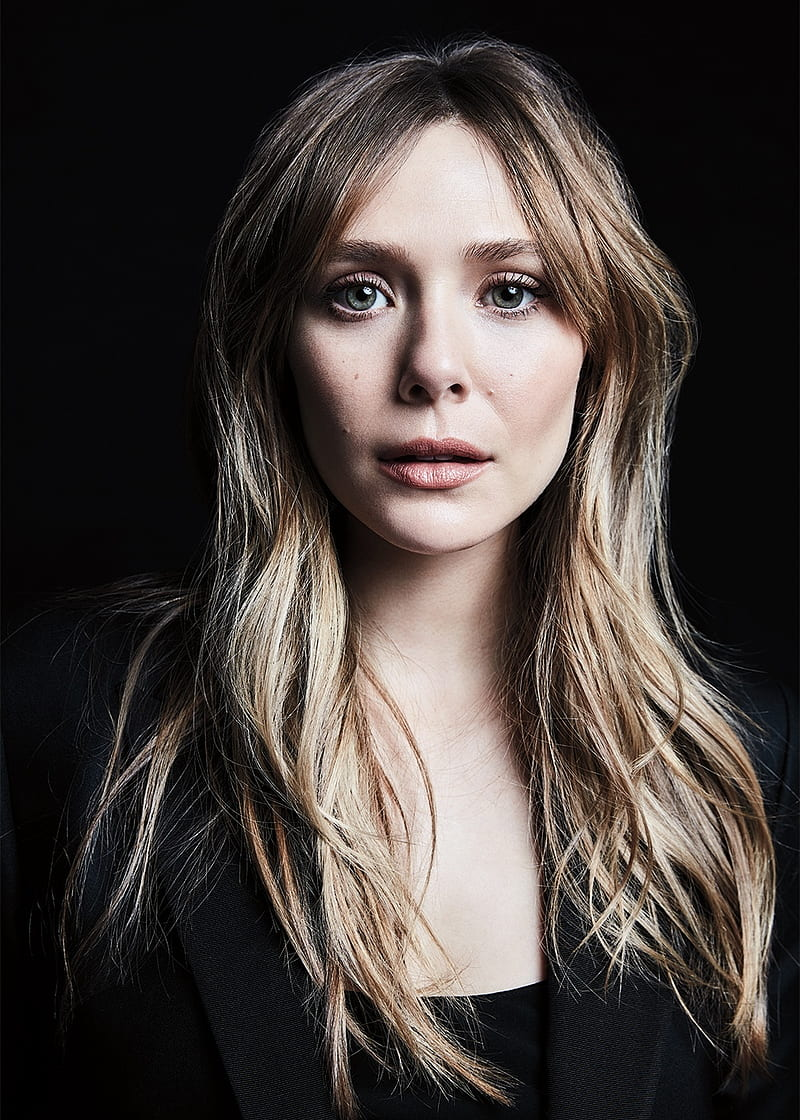
#> input picture olsen/olsen01.jpg, 800 x 1120 px; its folder holds only this picture in this run
$ jupyter execute --allow-errors faces.ipynb
#> lines starting #> are read from the running program, lines starting #| are printed output that depends on the picture
### aligner.py
import numpy as np
import cv2


class Aligner:
    # [15 lines left out: function __init__, not called in this run]

    def findFaces(self, image):
        return self.face_cascade.detectMultiScale(
            image, self.eye_scale_factor, self.face_min_neighbors, minSize=[30, 30])

    # [4 lines left out: function cutFaces, not called in this run]

    def findEyes(self, image):
        return self.eye_cascade.detectMultiScale(image, scaleFactor=self.eye_scale_factor, minNeighbors=self.eye_min_neighbors, minSize=[30, 30])

    # [114 lines left out: functions alignFace, alignObjectToFace, not called in this run]

### faces.ipynb
# Imports

[cell 1]
import itertools
import matplotlib.pyplot as plt
import numpy as np
import numpy.random as rd
import cv2
import os
from importlib import reload
from glob import glob
import aligner as temp_a
from aligner import Aligner
reload(temp_a)


# [32 lines left out: function plot_confusion_matrix, not called in this run]
    #return fig

# Normalize Input Images:

[cell 2]
# [7 lines left out: function normalize, not called in this run]


def normalize_directory(directory, eye_scale_factor=1.2, eye_min_neighbors=3, eye_min_size=[30, 30], face_min_size=[40, 40], write_to_file=False):
#> called with directory = 'olsen/*.jpg', eye_scale_factor = 1.31, eye_min_neighbors = 6, write_to_file = False
    i = 0
    for file in glob(directory):
        i += 1
        image = cv2.imread(file)
#> image is the input picture: shape (1120, 800, 3); mean B, G, R 58.9, 62.4, 70
        fig, (ax1, ax2) = plt.subplots(1, 2)
        fig.suptitle(os.path.basename(file), fontsize=16)
        ax1.imshow(cv2.cvtColor(image, cv2.COLOR_BGR2RGB))
        aligner = Aligner(eye_scale_factor=eye_scale_factor,
                          eye_min_neighbors=eye_min_neighbors, eye_min_size=eye_min_size, face_min_size=face_min_size)
        image = aligner.alignFace(cv2.cvtColor(
            image, cv2.COLOR_BGR2GRAY))
#> in cutFaces, `faces = self.face_cascade.detectMultiScale( image, self.eye_scale_fact..`: faces = [[245, 136, 386, 386]]
#> in cutFaces, `faces = self.face_cascade.detectMultiScale( image, self.eye_scale_fact..`:
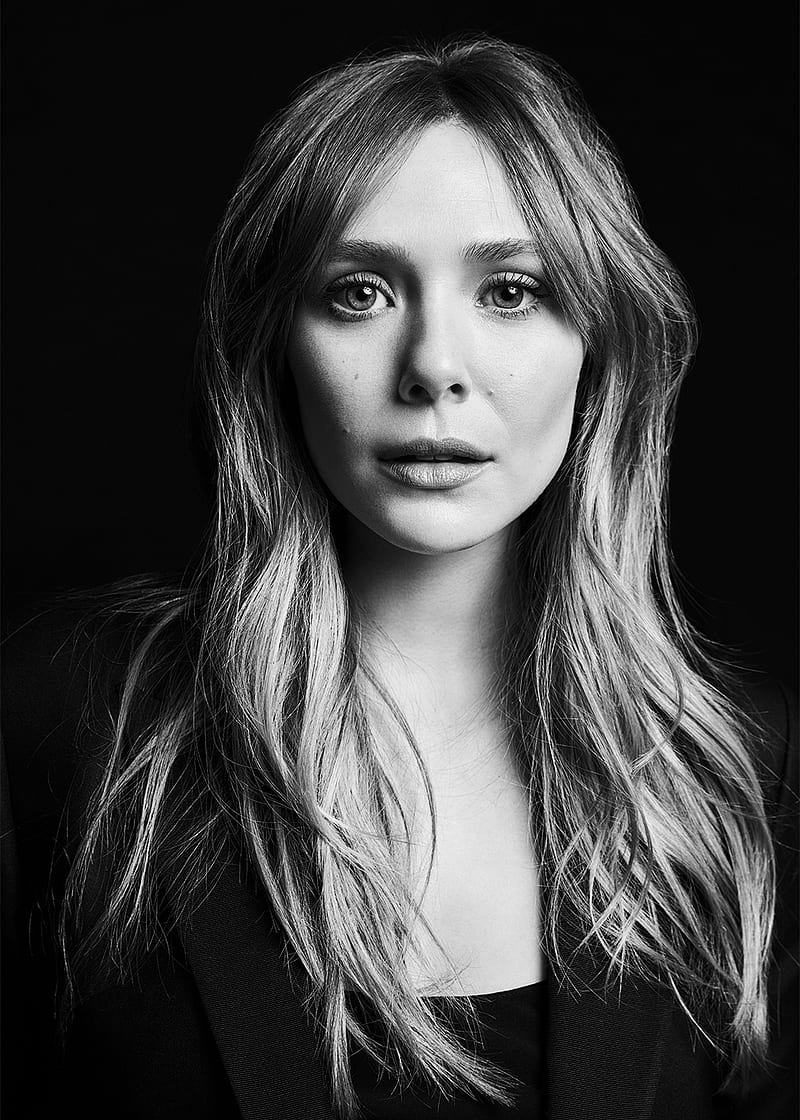
#> image: shape (1120, 800); min 0, max 255, mean 64.3
#> in alignFace, `faces = self.cutFaces(image)`: faces = 1 item
#> in alignFace, `face, x, y = faces[0]`:
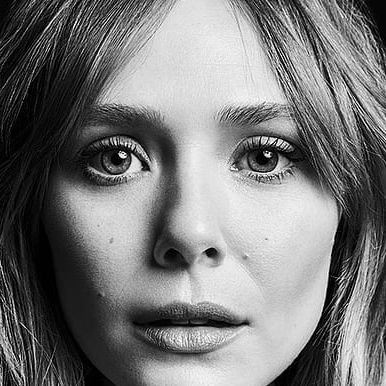
#> face: shape (386, 386); min 0, max 255, mean 120.7
#> in alignFace, `face, x, y = faces[0]`: x = 245; y = 136
#> in alignFace, `eyes = self.findEyes(face)`: eyes = [[81, 121, 76, 76], [221, 123, 77, 77]]
#> in alignFace, `x1, y1, w1, h1 = eyes[0]`: x1 = 81; y1 = 121; w1 = 76
#> in alignFace, `x1 += x`: x1 = 326
#> in alignFace, `y1 += y`: y1 = 257
#> in alignFace, `x2, y2, w2, h2 = eyes[1]`: x2 = 221; y2 = 123; w2 = 77
#> in alignFace, `x2 += x`: x2 = 466
#> in alignFace, `y2 += y`: y2 = 259
#> in alignFace, `left_eye = (x1 + (w1 / 2), y1 + (h1 / 2))`: left_eye = (364, 295)
#> in alignFace, `right_eye = (x2 + (w2 / 2), y2 + (h2 / 2))`: right_eye = (504.5, 297.5)
#> in alignFace, `dY = right_eye[1] - left_eye[1]`: dY = 2.5
#> in alignFace, `dX = right_eye[0] - left_eye[0]`: dX = 140.5
#> in alignFace, `angle = np.degrees(np.arctan2(dY, dX))`: angle = 1.02
#> in alignFace, `actual_distance = np.sqrt((dX ** 2) + (dY ** 2))`: actual_distance = 140.5
#> in alignFace, `scale_factor = desired_distance / actual_distance`: scale_factor = 0.107
#> in alignFace, `eyes_center = ((left_eye[0] + right_eye[0]) // 2, (left_eye[1] + right..`: eyes_center = (434, 296)
#> in alignFace, `M = cv2.getRotationMatrix2D( eyes_center, angle, scale_factor)`: M = [[0.107, 0.0019, 387.1], [-0.0019, 0.107, 265.2]]
#> in alignFace, `output = cv2.warpAffine(image, M, (w, h), flags=cv2.INTER_CUBIC)`:
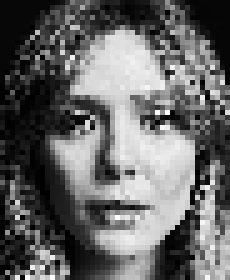
#> output: shape (56, 46) (shown 5 times larger); min 0, max 255, mean 102.3
        if image is not None:
            ax2.imshow(image, cmap='gray')
            new_file_name = os.path.join('dataset', os.path.basename(file))
            if write_to_file:
                cv2.imwrite(new_file_name, image)


# [13 lines left out: function detect_faces_and_eyes, not called in this run]


normalize_directory('olsen/*.jpg', 1.31, 6)
#normalize_directory('cumberbatch/*', 1.1, 6, [40, 40])
#normalize_directory('cillian/*', 1.1, 6, [80, 80])
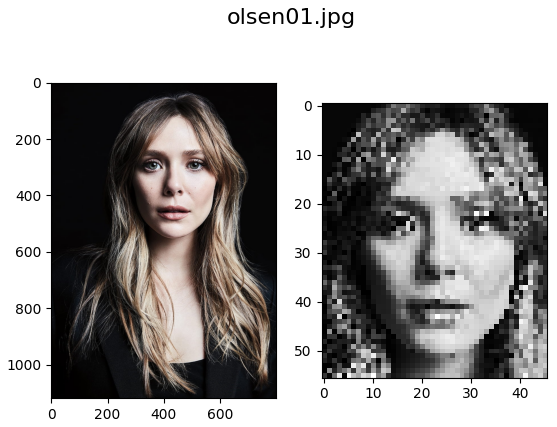
#> figure drawn by matplotlib, 2 panels

# Load the Dataset

[cell 3]
x1 = []
y1 = []

files = glob('dataset/*')
for file in files:
    image = cv2.imread(file)  # Load image
    image = cv2.cvtColor(image, cv2.COLOR_BGR2GRAY)  # Gray scale
    x1.append(np.array(image))
    y1.append(''.join([i for i in os.path.splitext(os.path.basename(file))[0] if not i.isdigit()]))

x1 = np.array(x1)
y1 = np.array(y1)
#> (the rest of this cell did not finish here and is left out)

# Analyze and Prepare the Dataset:

[cell 4]
def count_frequency(my_list):
    """
    Returns a dictionary containing each different
    element as key, and their frequency as value.
    """
    freq = {}
    for item in my_list:
        if (item in freq):
            freq[item] += 1
        else:
            freq[item] = 1
    return freq

# Plot class distribution
plt.figure()
freq = count_frequency(y1)
plt.bar(freq.keys(), freq.values())
plt.title("Class distribution")

# Shuffle train data (for better training results)
idx = rd.permutation(x1.shape[0])
x1 = x1[idx]
y1 = y1[idx]

print(x1.shape)
#> (the rest of this cell did not finish here and is left out)

$ run again, on olsen/olsen05.jpg
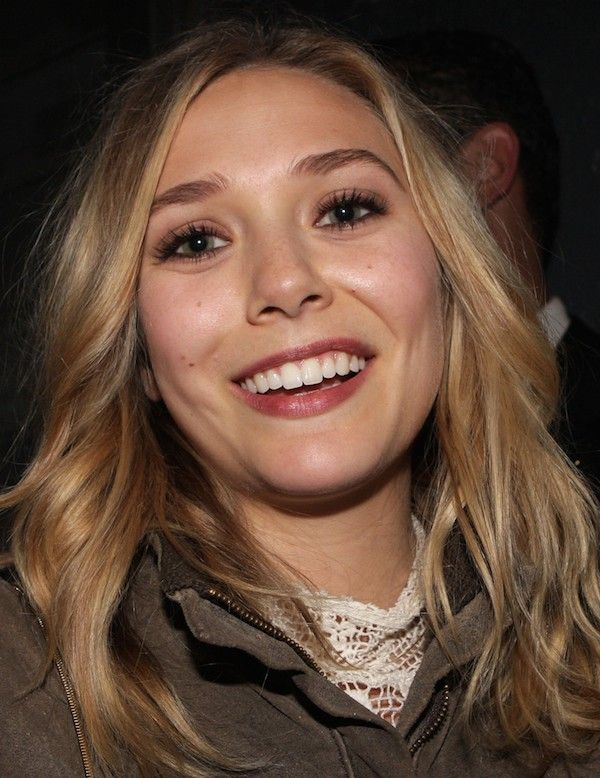
#> input picture olsen/olsen05.jpg, 600 x 778 px
#> in normalize_directory, image is the input picture: shape (778, 600, 3); mean B, G, R 56.5, 72.2, 97.4
#> in cutFaces, `faces = self.face_cascade.detectMultiScale( image, self.eye_scale_fact..`: faces = [[80, 66, 401, 401]]
#> image: shape (778, 600)
#> in alignFace, `faces = self.cutFaces(image)`: faces = 1 item
#> in alignFace, `face, x, y = faces[0]`:
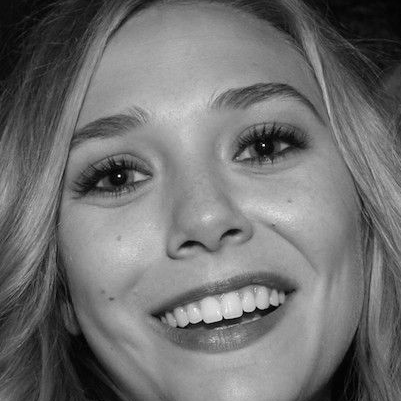
#> face: shape (401, 401); min 0, max 252, mean 112.5
#> x = 80; y = 66
#> eyes = [[215, 98, 93, 93], [67, 129, 90, 90]]
#> in alignFace, `x1, y1, w1, h1 = eyes[0]`: x1 = 215; y1 = 98; w1 = 93
#> in alignFace, `x1 += x`: x1 = 295
#> in alignFace, `y1 += y`: y1 = 164
#> in alignFace, `x2, y2, w2, h2 = eyes[1]`: x2 = 67; y2 = 129; w2 = 90
#> in alignFace, `x2 += x`: x2 = 147
#> in alignFace, `y2 += y`: y2 = 195
#> in alignFace, `left_eye = (x1 + (w1 / 2), y1 + (h1 / 2))`: left_eye = (341.5, 210.5)
#> in alignFace, `right_eye = (x2 + (w2 / 2), y2 + (h2 / 2))`: right_eye = (192, 240)
#> in alignFace, `left_eye, right_eye = right_eye, left_eye`: right_eye = (341.5, 210.5)
#> dY = -29.5
#> dX = 149.5
#> angle = -11.16
#> actual_distance = 152.4
#> scale_factor = 0.0984
#> eyes_center = (266, 225)
#> M = [[0.0966, -0.0191, 244.6], [0.0191, 0.0966, 198.2]]
#> `[cell 2] def normalize(file, eye_scale_factor=1.2, eye_min_neighbors=3..`:
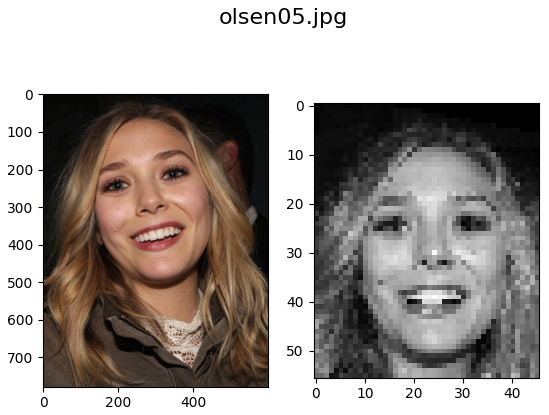
#> figure drawn by matplotlib, 2 panels

$ run again, on olsen/olsen06.jpg
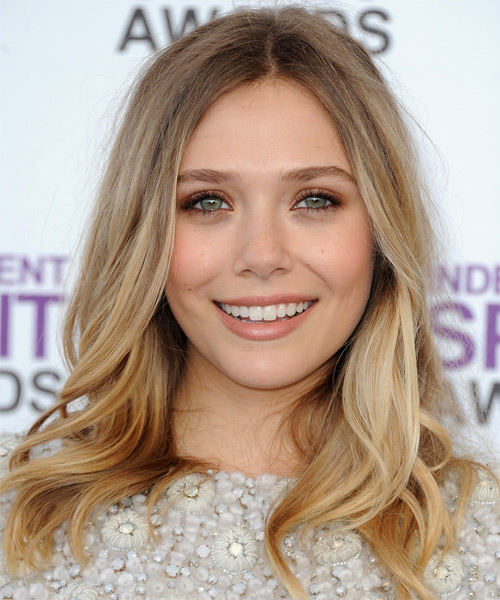
#> input picture olsen/olsen06.jpg, 500 x 600 px
#> in normalize_directory, image is the input picture: shape (600, 500, 3); mean B, G, R 143.2, 158.4, 179
#> in cutFaces, `faces = self.face_cascade.detectMultiScale( image, self.eye_scale_fact..`: faces = [[133, 103, 265, 265]]
#> image: shape (600, 500)
#> in alignFace, `faces = self.cutFaces(image)`: faces = 1 item
#> in alignFace, `face, x, y = faces[0]`:
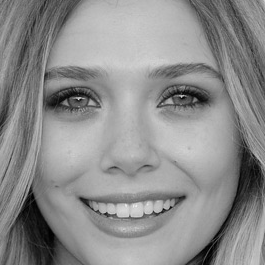
#> face: shape (265, 265); min 0, max 238, mean 140.5
#> x = 133; y = 103
#> eyes = [[151, 69, 60, 60], [44, 75, 55, 55]]
#> in alignFace, `x1, y1, w1, h1 = eyes[0]`: x1 = 151; y1 = 69; w1 = 60
#> in alignFace, `x1 += x`: x1 = 284
#> in alignFace, `y1 += y`: y1 = 172
#> in alignFace, `x2, y2, w2, h2 = eyes[1]`: x2 = 44; y2 = 75; w2 = 55
#> in alignFace, `x2 += x`: x2 = 177
#> in alignFace, `y2 += y`: y2 = 178
#> in alignFace, `left_eye = (x1 + (w1 / 2), y1 + (h1 / 2))`: left_eye = (314, 202)
#> in alignFace, `right_eye = (x2 + (w2 / 2), y2 + (h2 / 2))`: right_eye = (204.5, 205.5)
#> in alignFace, `left_eye, right_eye = right_eye, left_eye`: right_eye = (314, 202)
#> dY = -3.5
#> dX = 109.5
#> angle = -1.83
#> actual_distance = 109.6
#> scale_factor = 0.137
#> eyes_center = (259, 203)
#> M = [[0.137, -0.00437, 224.4], [0.00437, 0.137, 174.1]]
#> `[cell 2] def normalize(file, eye_scale_factor=1.2, eye_min_neighbors=3..`:
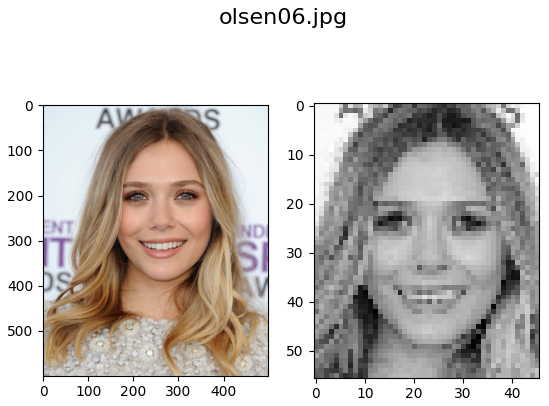
#> figure drawn by matplotlib, 2 panels

$ run again, on olsen/olsen07.jpg
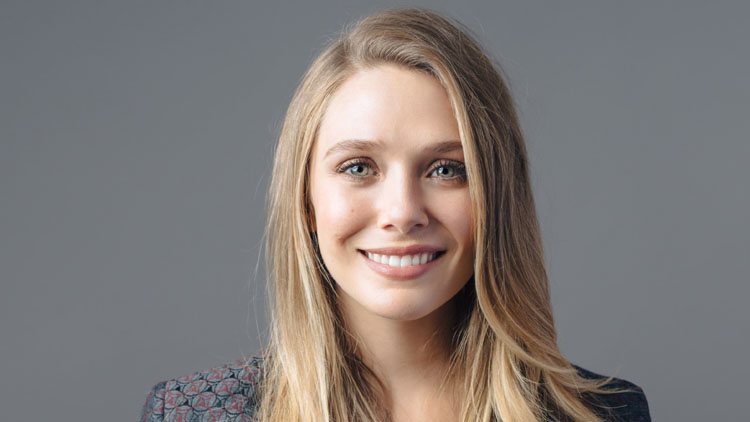
#> input picture olsen/olsen07.jpg, 750 x 422 px
#> in normalize_directory, image is the input picture: shape (422, 750, 3); mean B, G, R 119.9, 122.3, 128.6
#> in cutFaces, `faces = self.face_cascade.detectMultiScale( image, self.eye_scale_fact..`: faces = [[283, 74, 237, 237]]
#> image: shape (422, 750)
#> in alignFace, `faces = self.cutFaces(image)`: faces = 1 item
#> in alignFace, `face, x, y = faces[0]`:
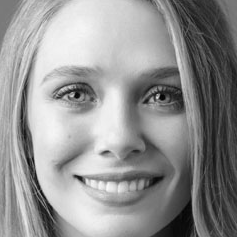
#> face: shape (237, 237); min 2, max 249, mean 145.7
#> x = 283; y = 74
#> eyes = [[49, 68, 54, 54], [131, 72, 52, 52]]
#> in alignFace, `x1, y1, w1, h1 = eyes[0]`: x1 = 49; y1 = 68; w1 = 54
#> in alignFace, `x1 += x`: x1 = 332
#> in alignFace, `y1 += y`: y1 = 142
#> in alignFace, `x2, y2, w2, h2 = eyes[1]`: x2 = 131; y2 = 72; w2 = 52
#> in alignFace, `x2 += x`: x2 = 414
#> in alignFace, `y2 += y`: y2 = 146
#> left_eye = (359, 169)
#> right_eye = (440, 172)
#> dY = 3
#> dX = 81
#> angle = 2.12
#> actual_distance = 81.06
#> scale_factor = 0.185
#> eyes_center = (399, 170)
#> M = [[0.185, 0.00685, 324], [-0.00685, 0.185, 141.3]]
#> `[cell 2] def normalize(file, eye_scale_factor=1.2, eye_min_neighbors=3..`:
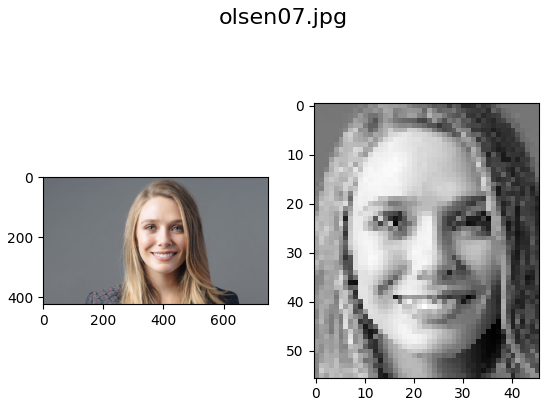
#> figure drawn by matplotlib, 2 panels
